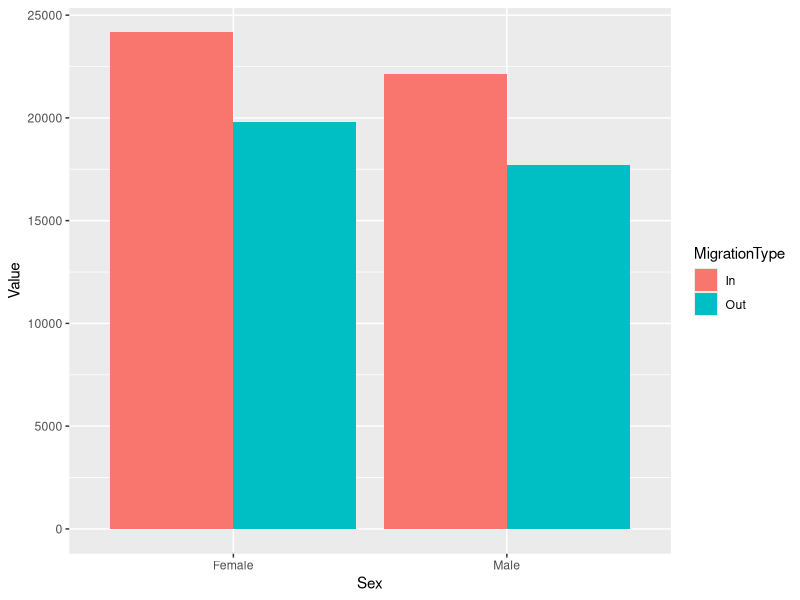
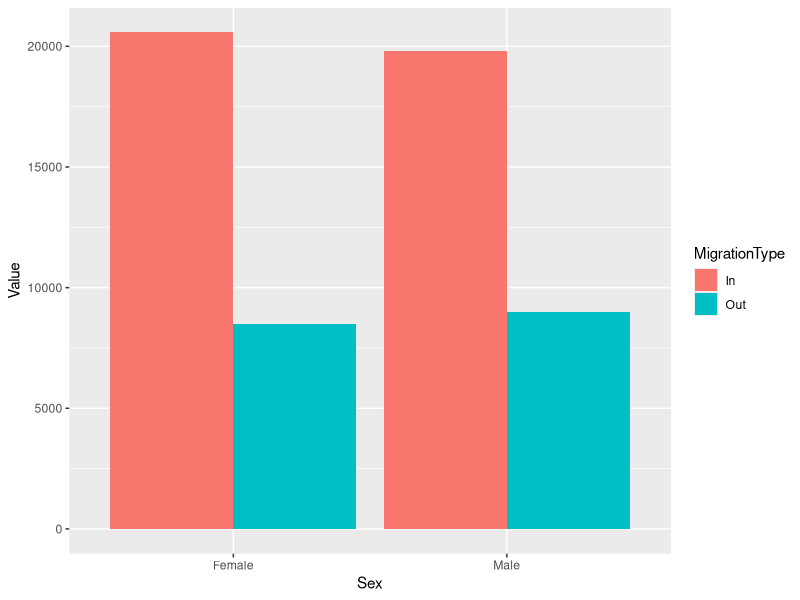
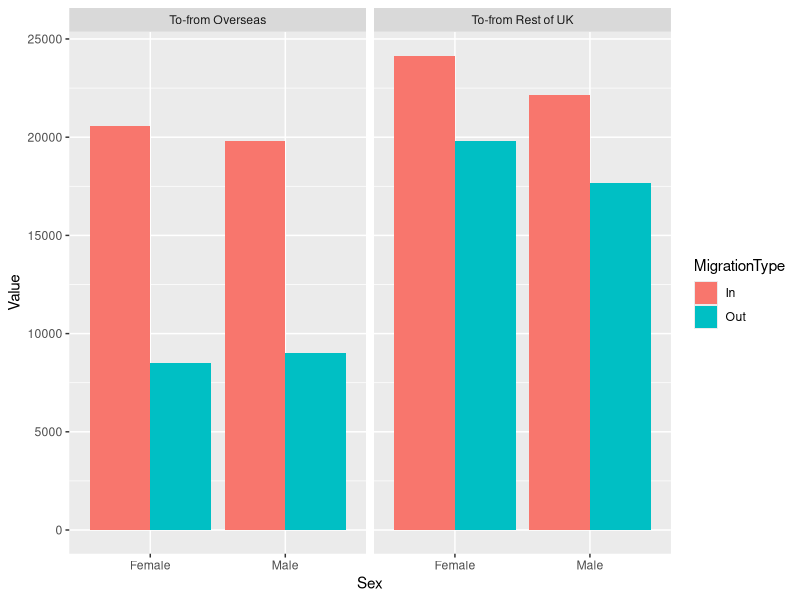
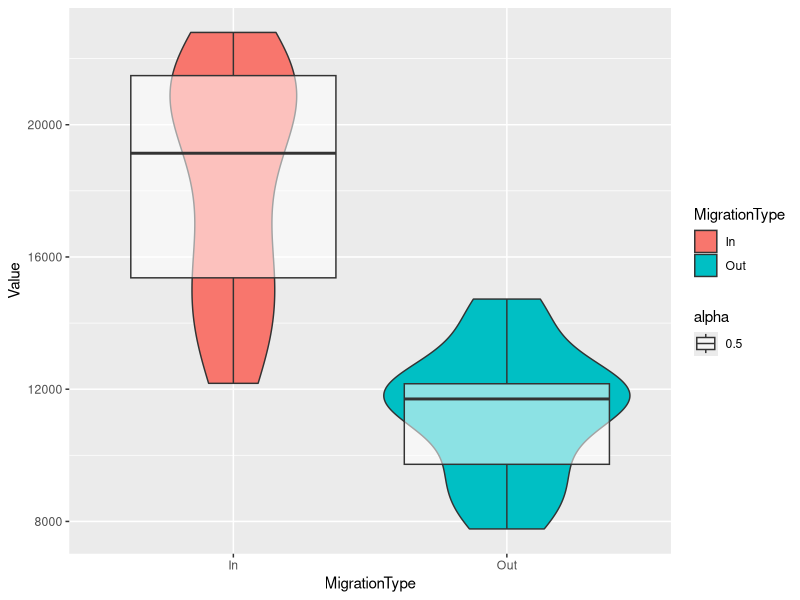
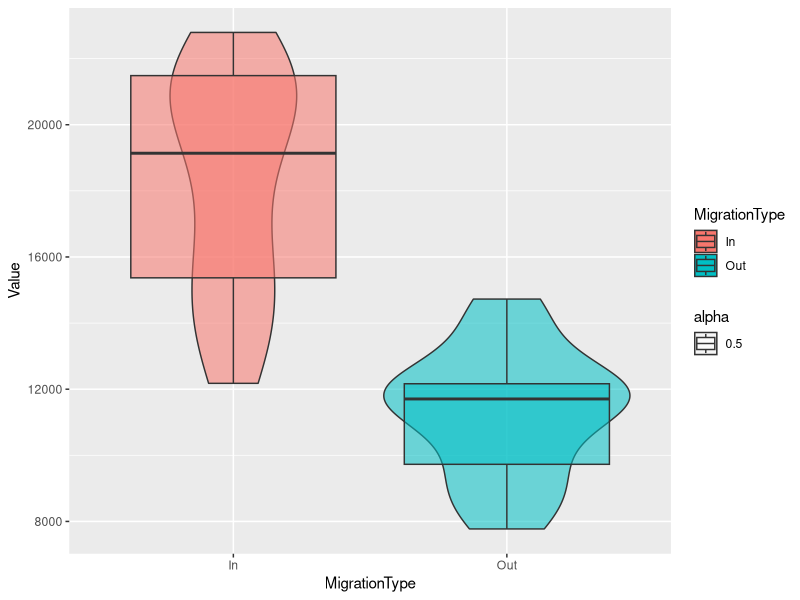
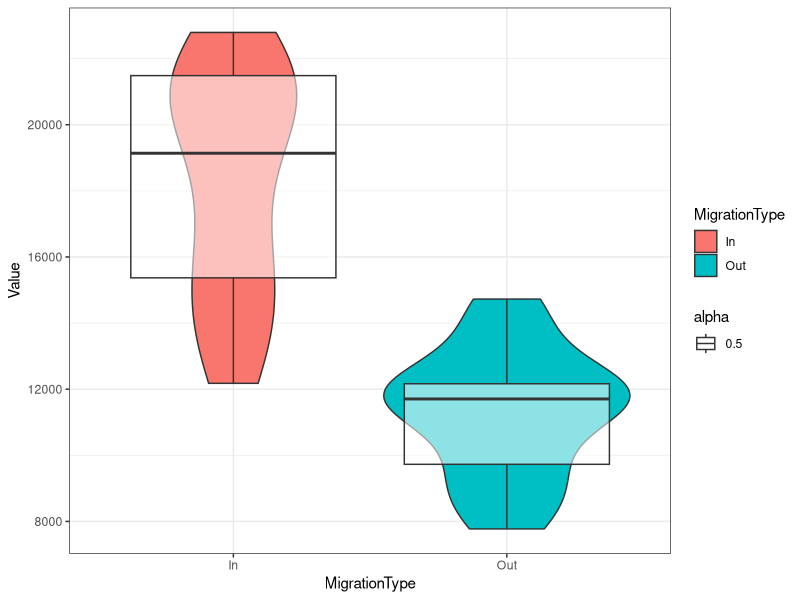
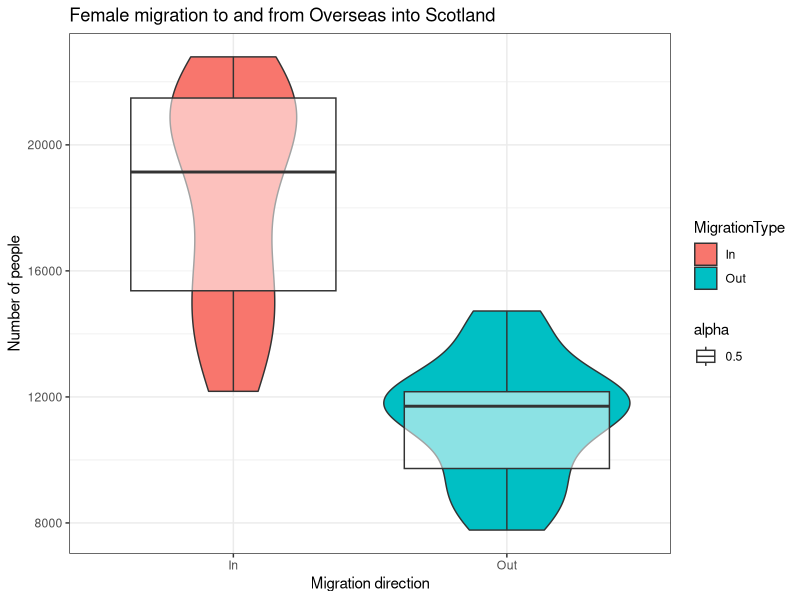
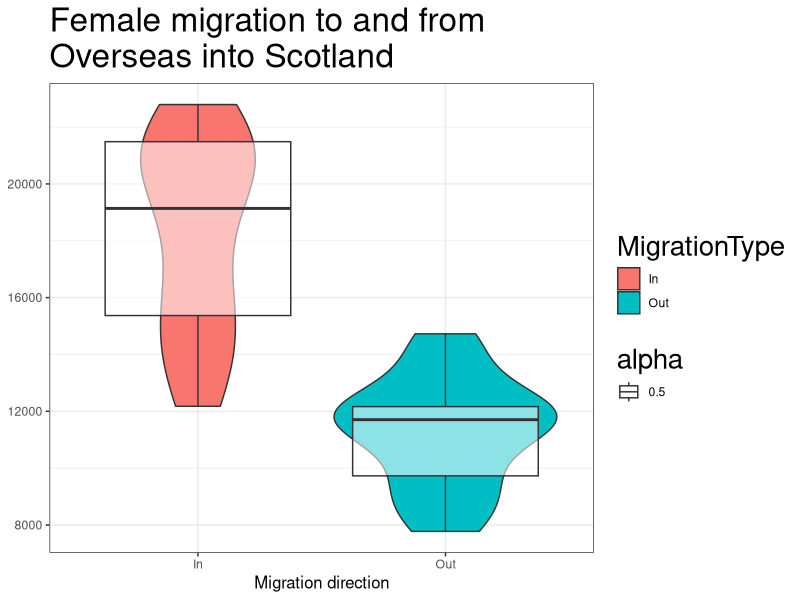

Source code (R) for these figures, in order:
## ---- chunk 1
library(tidyverse)
migration_scot <- read_csv("data/free_movement_uk.csv") %>%
  # remove spaces from variable names
  rename(MigrationType = `Migration Type`,
         MigrationSource = `Migration Source`)
## ---- chunk 2
traffic_scot <- migration_scot %>% 
  select(DateCode, Value, Sex, Age,
         MigrationSource, MigrationType) %>% 
  filter(DateCode == '2016', Age == 'All', 
         Sex != 'All', MigrationType != 'Net')
## ---- chunk 3
rest_of_uk <- traffic_scot %>% 
  filter(MigrationSource == 'To-from Rest of UK')
## ---- chunk 4
ggplot(rest_of_uk, aes(x = Sex, y = Value, 
                       fill = MigrationType)) + 
  geom_col(position = 'dodge')
## ---- chunk 5
overseas <- traffic_scot %>% 
  filter(MigrationSource == 'To-from Overseas')

ggplot(overseas, aes(x = Sex, y = Value, 
                     fill = MigrationType)) + 
  geom_col(position = 'dodge')

## ---- chunk 6
ggplot(traffic_scot, aes(x = Sex, y = Value, 
                         fill = MigrationType)) + 
  geom_col(position = 'dodge') +
  facet_grid(.~MigrationSource)
## ---- chunk 7
#some data wrangling
boxes <- migration_scot %>% 
  filter(Sex == 'Female', 
         MigrationSource == 'To-from Overseas', 
         Age == 'All', 
         MigrationType != 'Net')

#make violins and box plots 

ggplot(boxes, aes(x = MigrationType, y = Value)) + 
  geom_violin(aes(fill = MigrationType)) + 
  geom_boxplot(aes(alpha = 0.5))

## ---- chunk 8
#make violins and box plots 

ggplot(boxes, aes(x = MigrationType, y = Value, fill = MigrationType, alpha = 0.5)) + 
  geom_violin() + 
  geom_boxplot()

## ---- chunk 9
ggplot(boxes, aes(x = MigrationType, y = Value)) + 
  geom_violin(aes(fill = MigrationType)) + 
  geom_boxplot(aes(alpha = 0.5)) +
  theme_bw()
## ---- chunk 10
ggplot(boxes, aes(x = MigrationType, y = Value)) + 
  geom_violin(aes(fill = MigrationType)) + 
  geom_boxplot(aes(alpha = 0.5)) +
  theme_bw()+
  labs(title = 'Female migration to and from Overseas into Scotland', 
       x = 'Migration direction', 
       y = 'Number of people')
## ---- chunk 11
ggplot(boxes, aes(x = MigrationType, y = Value)) + 
  geom_violin(aes(fill = MigrationType)) + 
  geom_boxplot(aes(alpha = 0.5)) +
  theme_bw()+
  labs(title = 'Female migration to and from\nOverseas into Scotland', 
       #the addition of \n gives a new line
       x = 'Migration direction', 
       y = 'Number of people') +
  theme(
    axis.title.x = element_text(size = 12), 
    # read this as: change the size of element_text of the 
    # x axis title
    title = element_text(size = 20),
    axis.title.y = element_blank() 
    # read this as: change the title of the y axis to blank
  )
## ---- chunk 12
ggplot(boxes, aes(x = MigrationType, y = Value)) + 
  geom_violin(aes(fill = MigrationType)) + 
  geom_boxplot(aes(alpha = 0.5)) +
  scale_fill_manual(values = c('#127d69', '#cedc00')) + 
  #here I have picked two specific colours
  theme_bw() +
  labs(title = 'Female migration to and from\nOverseas into Scotland', 
       x = 'Migration direction', 
       y = 'Number of people') +
  theme(
    axis.title.x = element_text(size = 12),
    title = element_text(size = 20),
    axis.title.y = element_blank()
  )
## ---- chunk 13
ggplot(boxes, aes(x = MigrationType, y = Value)) + 
  geom_violin(aes(fill = MigrationType)) + 
  geom_boxplot(aes(alpha = 0.5), show.legend = FALSE) + # hide the legend
  scale_fill_manual(values = c('#127d69', '#cedc00'),
                    labels = c('Coming to Scotland',
                               'Leaving Scotland')) +
  theme_bw() +
  labs(title = 'Female migration to and from\nOverseas into Scotland',
       x = 'Migration direction',
       y = 'Number of people') +
  theme(
    axis.title.x = element_text(size = 12),
    title = element_text(size = 20),
    axis.title.y = element_blank(),
    legend.position = 'bottom', #move the legend to the bottom
    legend.title = element_text(size = 10)
  )
## ---- chunk 14
ggplot(boxes, aes(x = MigrationType, y = Value)) + 
  geom_violin(aes(fill = MigrationType)) + 
  geom_boxplot(aes(alpha = 0.5), show.legend = FALSE) +
  scale_fill_manual(values = c('#127d69', '#cedc00'),
                    labels = c('Coming to Scotland',
                               'Leaving Scotland')) +
  scale_x_discrete(labels = c('In' = 'Coming to Scotland', 
                              'Out' = 'Leaving Scotland')) +
  theme_bw() +
  labs(title = 'Female migration to and from\nOverseas into Scotland', 
       x = 'Migration direction', 
       y = 'Number of people') +
  theme(
    axis.title.x = element_text(size = 12),
    title = element_text(size = 20),
    axis.title.y = element_blank(),
    legend.position = 'bottom',
    legend.title = element_text(size = 10)
  )
## ---- chunk 15
# First, we are getting the data from last week to recreate the code.

traffic_scot2 <- migration_scot %>% 
  filter(Age == 'All', 
         MigrationType != 'Net',
         Sex == 'All') %>% 
  select(DateCode, Value,MigrationSource, MigrationType)



ggplot(traffic_scot2, aes(DateCode, Value,
                          shape = MigrationSource, 
                          colour = MigrationType)) + 
  geom_point() + 
  geom_line() +
  scale_x_continuous(limits = c(2002,2018), breaks = c(2002:2018))

## ---- chunk 16
# Save your plot to the Global Environment.

plot1 <- ggplot(traffic_scot2, aes(DateCode, Value,
                          shape = MigrationSource, 
                          colour = MigrationType)) + 
  geom_point() + 
  geom_line() +
  theme_bw()


# Then save it to your working directory folder
ggsave('myplot.png', plot1, width = 9 , height = 6)
